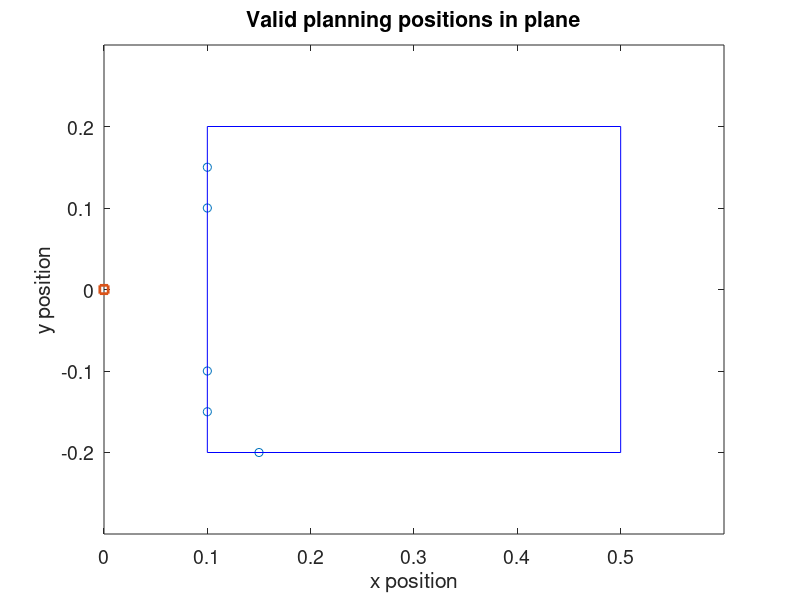

Reproduce this figure in MATLAB.

clear
clc

data = csvread('valid_points.dat')
box = [ .1,.2
        .1,-.2
        .5,-.2
        .5,.2
        .1,.2 ];

plot( data(:,1), data(:,2),'o', ...
      box(:,1), box(:,2),'b-',...
      [0],[0],'s','LineWidth',2);
axis([0,.6,-.3,.3]);
set(gca,'FontSize',14)

%legend('Number of lookups','O(n log n)','Location','NorthWest')
xlabel('x position')
ylabel('y position')
title('Valid planning positions in plane');